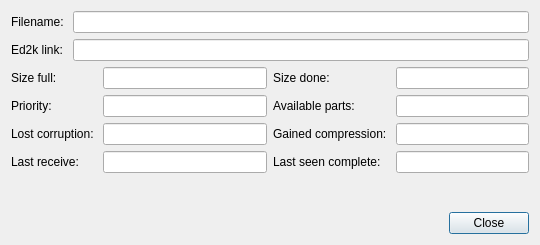
<?xml version="1.0" encoding="UTF-8"?>
<ui version="4.0">
 <class>DownloadInfoDialog</class>
 <widget class="QDialog" name="DownloadInfoDialog">
  <property name="geometry">
   <rect>
    <x>0</x>
    <y>0</y>
    <width>540</width>
    <height>245</height>
   </rect>
  </property>
  <layout class="QGridLayout" name="gridLayout">
   <item row="3" column="0" colspan="2">
    <widget class="QDialogButtonBox" name="buttonBox">
     <property name="standardButtons">
      <set>QDialogButtonBox::Close</set>
     </property>
    </widget>
   </item>
   <item row="1" column="0">
    <layout class="QFormLayout" name="formLayout">
     <property name="fieldGrowthPolicy">
      <enum>QFormLayout::ExpandingFieldsGrow</enum>
     </property>
     <item row="0" column="0">
      <widget class="QLabel" name="label_5">
       <property name="text">
        <string>Size full: </string>
       </property>
      </widget>
     </item>
     <item row="0" column="1">
      <widget class="QLineEdit" name="m_sizeFullEdit">
       <property name="readOnly">
        <bool>true</bool>
       </property>
      </widget>
     </item>
     <item row="1" column="0">
      <widget class="QLabel" name="label_9">
       <property name="text">
        <string>Priority: </string>
       </property>
      </widget>
     </item>
     <item row="1" column="1">
      <widget class="QLineEdit" name="m_priorityEdit">
       <property name="readOnly">
        <bool>true</bool>
       </property>
      </widget>
     </item>
     <item row="2" column="0">
      <widget class="QLabel" name="label">
       <property name="text">
        <string>Lost corruption: </string>
       </property>
      </widget>
     </item>
     <item row="3" column="0">
      <widget class="QLabel" name="label_6">
       <property name="text">
        <string>Last receive: </string>
       </property>
      </widget>
     </item>
     <item row="3" column="1">
      <widget class="QLineEdit" name="m_lastReceiveEdit">
       <property name="readOnly">
        <bool>true</bool>
       </property>
      </widget>
     </item>
     <item row="2" column="1">
      <widget class="QLineEdit" name="m_lostCorruptionEdit">
       <property name="readOnly">
        <bool>true</bool>
       </property>
      </widget>
     </item>
    </layout>
   </item>
   <item row="1" column="1">
    <layout class="QFormLayout" name="formLayout_2">
     <item row="0" column="0">
      <widget class="QLabel" name="label_2">
       <property name="text">
        <string>Size done: </string>
       </property>
      </widget>
     </item>
     <item row="0" column="1">
      <widget class="QLineEdit" name="m_sizeDoneEdit">
       <property name="readOnly">
        <bool>true</bool>
       </property>
      </widget>
     </item>
     <item row="1" column="0">
      <widget class="QLabel" name="label_10">
       <property name="text">
        <string>Available parts: </string>
       </property>
      </widget>
     </item>
     <item row="1" column="1">
      <widget class="QLineEdit" name="m_availablePartsEdit">
       <property name="readOnly">
        <bool>true</bool>
       </property>
      </widget>
     </item>
     <item row="2" column="0">
      <widget class="QLabel" name="label_8">
       <property name="text">
        <string>Gained compression: </string>
       </property>
      </widget>
     </item>
     <item row="2" column="1">
      <widget class="QLineEdit" name="m_gainedCompressionEdit">
       <property name="readOnly">
        <bool>true</bool>
       </property>
      </widget>
     </item>
     <item row="3" column="0">
      <widget class="QLabel" name="label_7">
       <property name="text">
        <string>Last seen complete: </string>
       </property>
      </widget>
     </item>
     <item row="3" column="1">
      <widget class="QLineEdit" name="m_lastSeenEdit">
       <property name="readOnly">
        <bool>true</bool>
       </property>
      </widget>
     </item>
    </layout>
   </item>
   <item row="0" column="0" colspan="2">
    <layout class="QFormLayout" name="formLayout_3">
     <item row="0" column="0">
      <widget class="QLabel" name="label_3">
       <property name="text">
        <string>Filename: </string>
       </property>
      </widget>
     </item>
     <item row="0" column="1">
      <widget class="QLineEdit" name="m_filenameEdit">
       <property name="readOnly">
        <bool>true</bool>
       </property>
      </widget>
     </item>
     <item row="1" column="0">
      <widget class="QLabel" name="label_4">
       <property name="text">
        <string>Ed2k link: </string>
       </property>
      </widget>
     </item>
     <item row="1" column="1">
      <widget class="QLineEdit" name="m_ed2kLinkEdit">
       <property name="readOnly">
        <bool>true</bool>
       </property>
      </widget>
     </item>
    </layout>
   </item>
   <item row="2" column="0" colspan="2">
    <spacer name="verticalSpacer">
     <property name="orientation">
      <enum>Qt::Vertical</enum>
     </property>
     <property name="sizeHint" stdset="0">
      <size>
       <width>20</width>
       <height>40</height>
      </size>
     </property>
    </spacer>
   </item>
  </layout>
 </widget>
 <resources/>
 <connections>
  <connection>
   <sender>buttonBox</sender>
   <signal>accepted()</signal>
   <receiver>DownloadInfoDialog</receiver>
   <slot>accept()</slot>
   <hints>
    <hint type="sourcelabel">
     <x>248</x>
     <y>254</y>
    </hint>
    <hint type="destinationlabel">
     <x>157</x>
     <y>274</y>
    </hint>
   </hints>
  </connection>
  <connection>
   <sender>buttonBox</sender>
   <signal>rejected()</signal>
   <receiver>DownloadInfoDialog</receiver>
   <slot>reject()</slot>
   <hints>
    <hint type="sourcelabel">
     <x>316</x>
     <y>260</y>
    </hint>
    <hint type="destinationlabel">
     <x>286</x>
     <y>274</y>
    </hint>
   </hints>
  </connection>
 </connections>
</ui>
